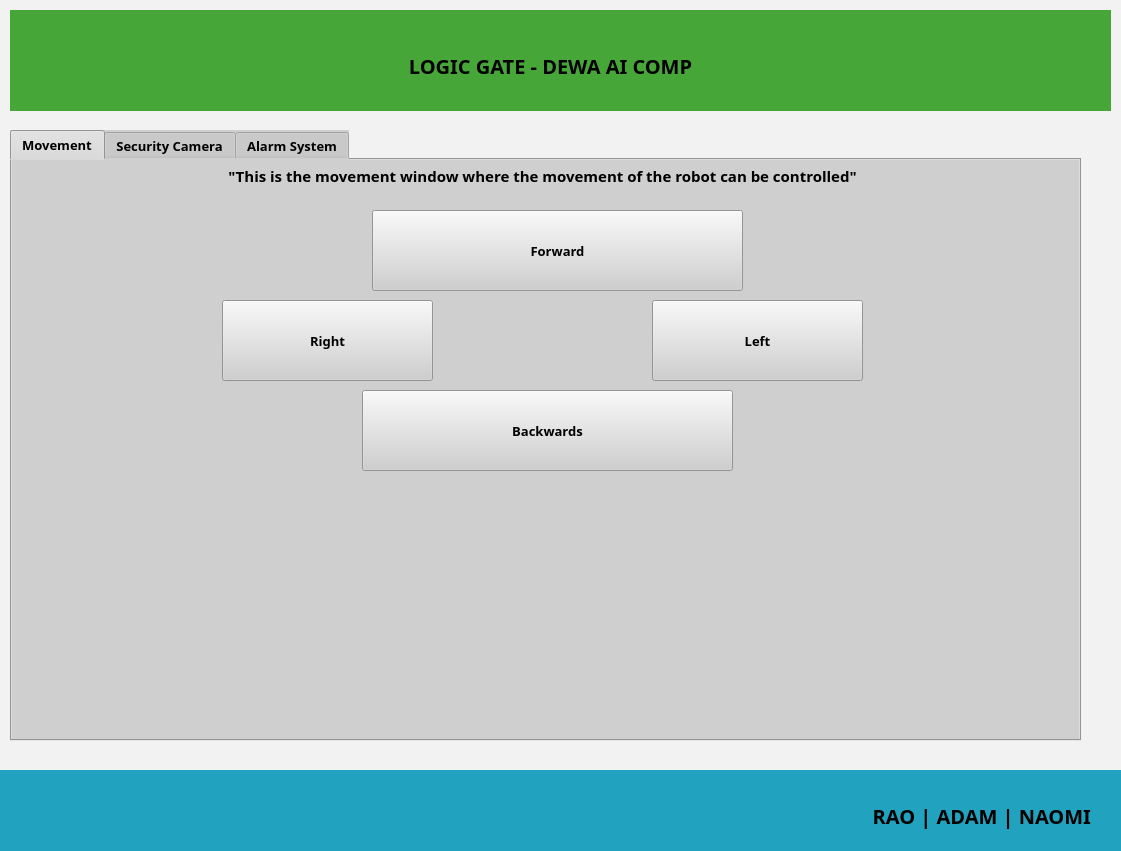
<?xml version="1.0" encoding="UTF-8"?>
<ui version="4.0">
 <class>Background</class>
 <widget class="QWidget" name="Background">
  <property name="geometry">
   <rect>
    <x>0</x>
    <y>0</y>
    <width>1121</width>
    <height>851</height>
   </rect>
  </property>
  <property name="windowTitle">
   <string>Form</string>
  </property>
  <property name="styleSheet">
   <string notr="true">background-color: rgb(242, 242, 242);</string>
  </property>
  <widget class="QWidget" name="TOPheader" native="true">
   <property name="geometry">
    <rect>
     <x>10</x>
     <y>10</y>
     <width>1101</width>
     <height>101</height>
    </rect>
   </property>
   <property name="styleSheet">
    <string notr="true">background-color: rgb(71, 166, 56)</string>
   </property>
   <widget class="QLabel" name="header_label">
    <property name="geometry">
     <rect>
      <x>250</x>
      <y>20</y>
      <width>581</width>
      <height>71</height>
     </rect>
    </property>
    <property name="font">
     <font>
      <family>Cascadia Mono SemiBold</family>
      <pointsize>15</pointsize>
      <weight>75</weight>
      <bold>true</bold>
     </font>
    </property>
    <property name="text">
     <string>LOGIC GATE - DEWA AI COMP</string>
    </property>
    <property name="alignment">
     <set>Qt::AlignCenter</set>
    </property>
   </widget>
  </widget>
  <widget class="QWidget" name="footer" native="true">
   <property name="geometry">
    <rect>
     <x>0</x>
     <y>770</y>
     <width>1121</width>
     <height>81</height>
    </rect>
   </property>
   <property name="styleSheet">
    <string notr="true">background-color: rgb(33, 162, 191)</string>
   </property>
   <widget class="QLabel" name="footer_label">
    <property name="geometry">
     <rect>
      <x>560</x>
      <y>10</y>
      <width>531</width>
      <height>71</height>
     </rect>
    </property>
    <property name="font">
     <font>
      <family>Cascadia Mono SemiBold</family>
      <pointsize>15</pointsize>
      <weight>75</weight>
      <bold>true</bold>
     </font>
    </property>
    <property name="text">
     <string>RAO | ADAM | NAOMI</string>
    </property>
    <property name="alignment">
     <set>Qt::AlignRight|Qt::AlignTrailing|Qt::AlignVCenter</set>
    </property>
   </widget>
  </widget>
  <widget class="QTabWidget" name="Main_Tabs">
   <property name="geometry">
    <rect>
     <x>10</x>
     <y>130</y>
     <width>1071</width>
     <height>611</height>
    </rect>
   </property>
   <property name="font">
    <font>
     <family>Cascadia Code SemiBold</family>
     <pointsize>10</pointsize>
     <weight>75</weight>
     <bold>true</bold>
    </font>
   </property>
   <property name="styleSheet">
    <string notr="true">background-color : rgb(207, 207, 207)</string>
   </property>
   <property name="currentIndex">
    <number>0</number>
   </property>
   <widget class="QWidget" name="Movement_tab">
    <attribute name="title">
     <string>Movement</string>
    </attribute>
    <widget class="QPushButton" name="Forward_btn">
     <property name="geometry">
      <rect>
       <x>360</x>
       <y>50</y>
       <width>371</width>
       <height>81</height>
      </rect>
     </property>
     <property name="font">
      <font>
       <family>Cascadia Code SemiBold</family>
       <pointsize>10</pointsize>
       <weight>75</weight>
       <bold>true</bold>
      </font>
     </property>
     <property name="text">
      <string>Forward</string>
     </property>
    </widget>
    <widget class="QPushButton" name="right_btn">
     <property name="geometry">
      <rect>
       <x>210</x>
       <y>140</y>
       <width>211</width>
       <height>81</height>
      </rect>
     </property>
     <property name="font">
      <font>
       <family>Cascadia Code SemiBold</family>
       <pointsize>10</pointsize>
       <weight>75</weight>
       <bold>true</bold>
      </font>
     </property>
     <property name="text">
      <string>Right</string>
     </property>
    </widget>
    <widget class="QPushButton" name="left_btn">
     <property name="geometry">
      <rect>
       <x>640</x>
       <y>140</y>
       <width>211</width>
       <height>81</height>
      </rect>
     </property>
     <property name="font">
      <font>
       <family>Cascadia Code SemiBold</family>
       <pointsize>10</pointsize>
       <weight>75</weight>
       <bold>true</bold>
      </font>
     </property>
     <property name="text">
      <string>Left</string>
     </property>
    </widget>
    <widget class="QPushButton" name="backward_btn">
     <property name="geometry">
      <rect>
       <x>350</x>
       <y>230</y>
       <width>371</width>
       <height>81</height>
      </rect>
     </property>
     <property name="font">
      <font>
       <family>Cascadia Code SemiBold</family>
       <pointsize>10</pointsize>
       <weight>75</weight>
       <bold>true</bold>
      </font>
     </property>
     <property name="text">
      <string>Backwards</string>
     </property>
    </widget>
    <widget class="QLabel" name="movement_lbl">
     <property name="geometry">
      <rect>
       <x>90</x>
       <y>0</y>
       <width>881</width>
       <height>31</height>
      </rect>
     </property>
     <property name="font">
      <font>
       <family>Cascadia Mono SemiBold</family>
       <pointsize>11</pointsize>
       <weight>75</weight>
       <bold>true</bold>
      </font>
     </property>
     <property name="text">
      <string>&quot;This is the movement window where the movement of the robot can be controlled&quot;</string>
     </property>
     <property name="alignment">
      <set>Qt::AlignCenter</set>
     </property>
    </widget>
   </widget>
   <widget class="QWidget" name="security_cam">
    <attribute name="title">
     <string>Security Camera</string>
    </attribute>
    <widget class="QFrame" name="cam_frame">
     <property name="geometry">
      <rect>
       <x>50</x>
       <y>30</y>
       <width>971</width>
       <height>531</height>
      </rect>
     </property>
     <property name="frameShape">
      <enum>QFrame::StyledPanel</enum>
     </property>
     <property name="frameShadow">
      <enum>QFrame::Raised</enum>
     </property>
    </widget>
   </widget>
   <widget class="QWidget" name="Alarm_system">
    <attribute name="title">
     <string>Alarm System</string>
    </attribute>
    <widget class="QPushButton" name="pushButton">
     <property name="geometry">
      <rect>
       <x>410</x>
       <y>490</y>
       <width>241</width>
       <height>61</height>
      </rect>
     </property>
     <property name="font">
      <font>
       <family>Cascadia Code SemiBold</family>
       <pointsize>10</pointsize>
       <weight>75</weight>
       <bold>true</bold>
      </font>
     </property>
     <property name="text">
      <string>Toggle Alarm On/Off</string>
     </property>
    </widget>
    <widget class="QFrame" name="Alarm_cam_frame">
     <property name="geometry">
      <rect>
       <x>100</x>
       <y>50</y>
       <width>851</width>
       <height>401</height>
      </rect>
     </property>
     <property name="frameShape">
      <enum>QFrame::StyledPanel</enum>
     </property>
     <property name="frameShadow">
      <enum>QFrame::Raised</enum>
     </property>
    </widget>
   </widget>
  </widget>
 </widget>
 <resources/>
 <connections/>
</ui>
